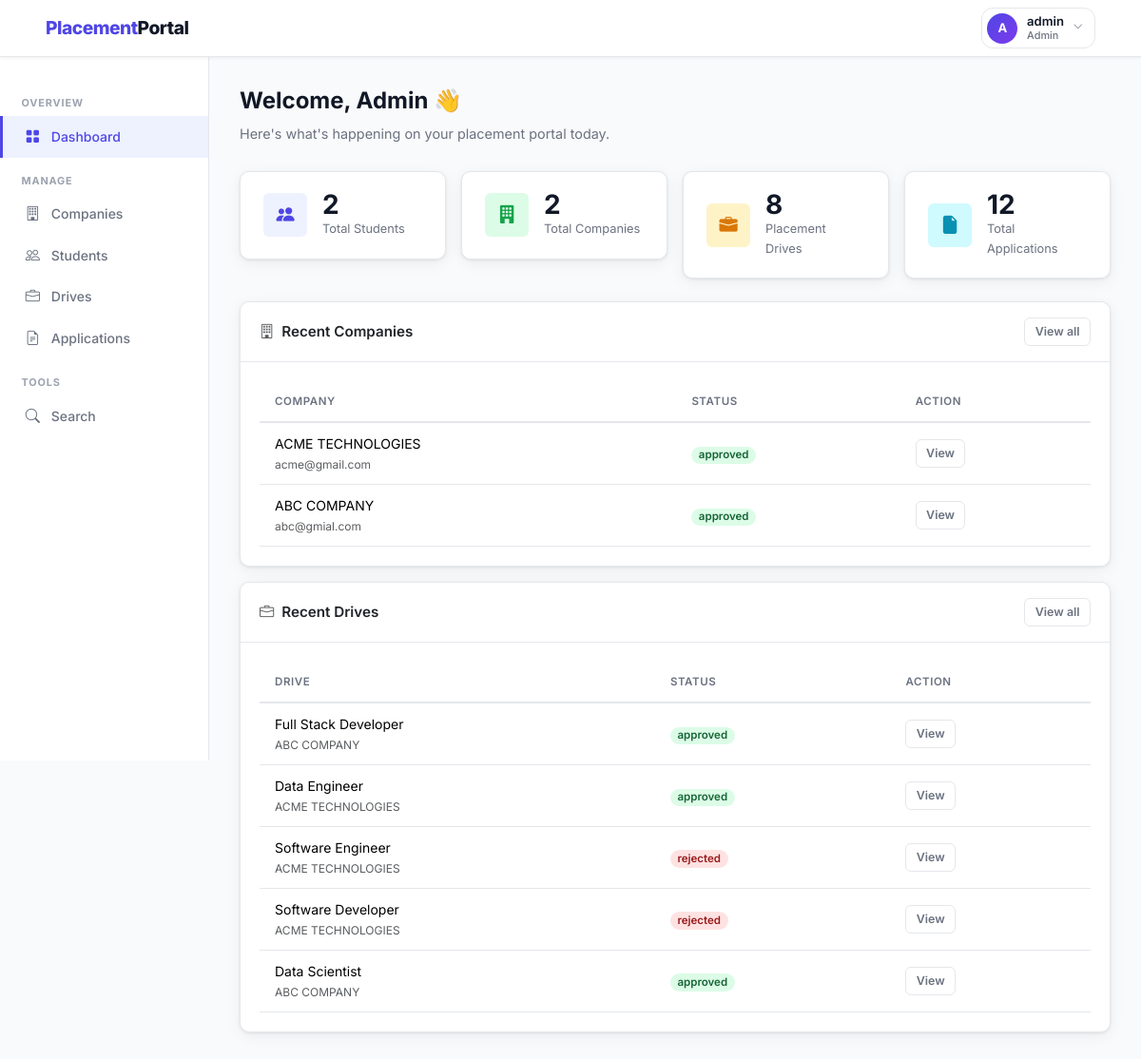
/admin/dashboard (signed in), run on an earlier commit of the app's database.
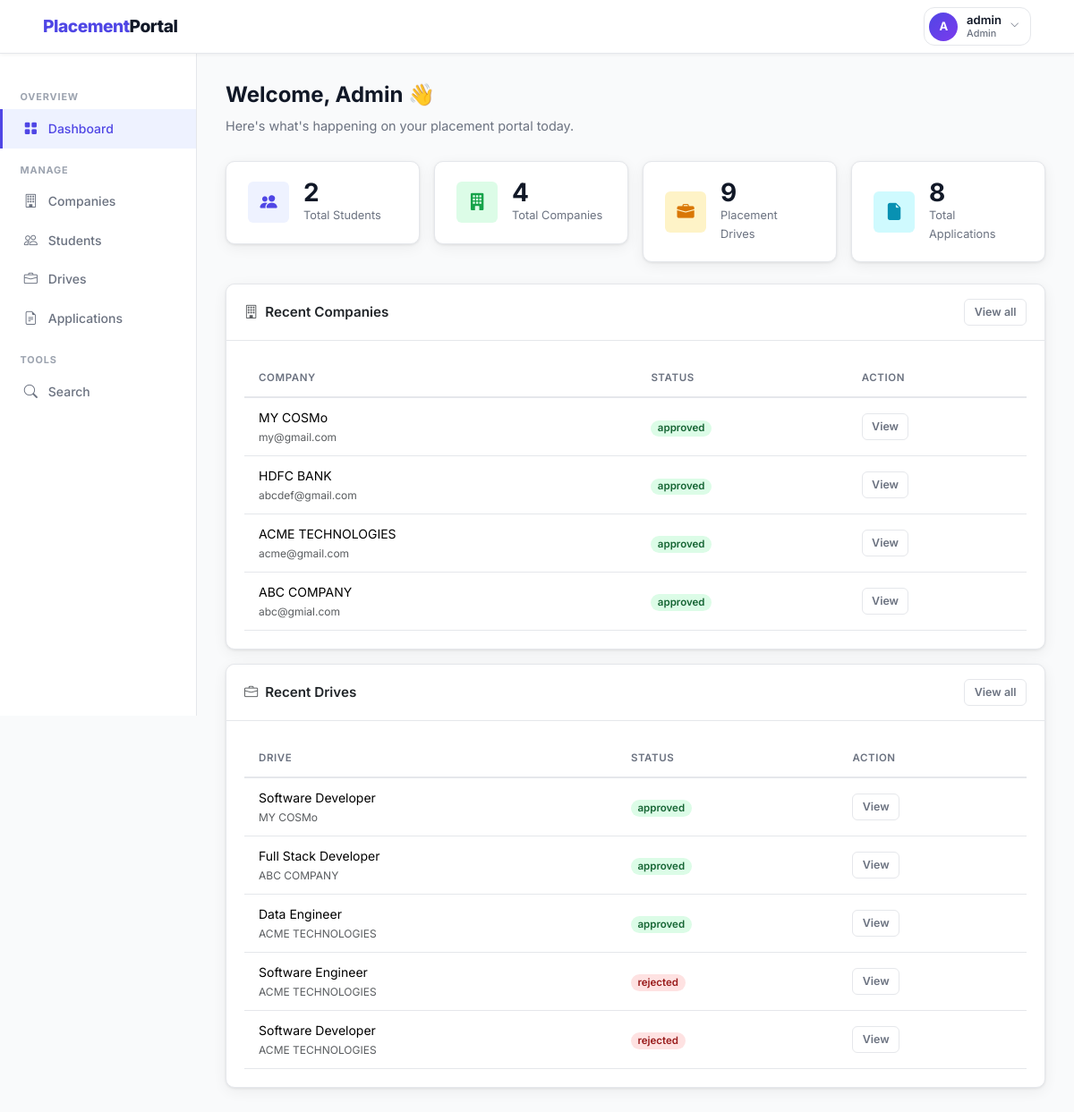
And on a later commit of the database.
### backend/models.py (models this page shows, shortened)
class Company(db.Model):
    __tablename__ = 'company'
    id = db.Column(db.Integer, primary_key=True)
    company_name = db.Column(db.String(150), nullable=False)
    email = db.Column(db.String(120), unique=True, nullable=False)
    password_hash = db.Column(db.String(256), nullable=False)
    hr_contact = db.Column(db.String(100))
    phone = db.Column(db.String(20))
    website = db.Column(db.String(200))
    description = db.Column(db.Text)
    approval_status = db.Column(db.String(20), default='pending')
    registered_at = db.Column(db.DateTime, default=datetime.utcnow)
    drives = db.relationship('PlacementDrive', backref='company', lazy=True,
                             cascade='all, delete-orphan')

class PlacementDrive(db.Model):
    __tablename__ = 'placement_drive'
    id = db.Column(db.Integer, primary_key=True)
    company_id = db.Column(db.Integer, db.ForeignKey('company.id'), nullable=False)
    job_title = db.Column(db.String(150), nullable=False)
    job_description = db.Column(db.Text, nullable=False)
    eligibility_criteria = db.Column(db.Text)
    location = db.Column(db.String(100))
    salary_package = db.Column(db.String(100))
    application_deadline = db.Column(db.Date, nullable=False)
    status = db.Column(db.String(20), default='pending')
    created_at = db.Column(db.DateTime, default=datetime.utcnow)
    applications = db.relationship('Application', backref='drive', lazy=True,
                                   cascade='all, delete-orphan')

### backend/routes.py (the view)
    @app.route('/admin/dashboard')
    @login_required('admin')
    def admin_dashboard():
        stats = {
            'total_students'    : Student.query.count(),
            'total_companies'   : Company.query.count(),
            'total_drives'      : PlacementDrive.query.count(),
            'total_applications': Application.query.count(),
            'pending_companies' : Company.query.filter_by(approval_status='pending').count(),
            'pending_drives'    : PlacementDrive.query.filter_by(status='pending').count(),
        }
        recent_companies = Company.query.order_by(Company.registered_at.desc()).limit(5).all()
        recent_drives    = PlacementDrive.query.order_by(PlacementDrive.created_at.desc()).limit(5).all()
        return render_template('admin/dashboard.html',
                               stats=stats,
                               recent_companies=recent_companies,
                               recent_drives=recent_drives)

### backend/routes.py (called while the page is built)
def login_required(role):
    def decorator(f):
        @wraps(f)
        def decorated_function(*args, **kwargs):
            if 'user_id' not in session:
                flash('Please log in to continue.', 'warning')
                return redirect(url_for('auth_login', role=role))
            if session.get('role') != role:
                flash('You do not have permission to view that page.', 'danger')
                return redirect(url_for('home'))
            return f(*args, **kwargs)
        return decorated_function
    return decorator

### templates/admin/dashboard.html (shortened to what the changed rows need)
{% extends 'layout_dashboard.html' %}
{% block content %}
<div class="page-header">
  <h1>Welcome, Admin 👋</h1>
</div>
<div class="row g-3 mb-4">
  <div class="col-sm-6 col-xl-3">
    <div class="stat-card">
      <div>
        <div class="stat-value">{{ stats.total_companies }}</div>
        <div class="stat-label">Total Companies</div>
      </div>
    </div>
  </div>
  <div class="col-sm-6 col-xl-3">
    <div class="stat-card">
      <div>
        <div class="stat-value">{{ stats.total_drives }}</div>
        <div class="stat-label">Placement Drives</div>
      </div>
    </div>
  </div>
  <div class="col-sm-6 col-xl-3">
    <div class="stat-card">
      <div>
        <div class="stat-value">{{ stats.total_applications }}</div>
        <div class="stat-label">Total Applications</div>
      </div>
    </div>
  </div>
</div>
<div class="row g-3">
  <div class="col-md-12">
    <div class="card">
      <div class="card-body p-0">
        {% if recent_companies %}
        <table class="table mb-0">
          <thead>
            <tr>
              <th>Company</th>
              <th>Status</th>
              <th>Action</th>
            </tr>
          </thead>
          <tbody>
            {% for c in recent_companies %}
            <tr>
              <td>
                <div class="fw-600">{{ c.company_name }}</div>
                <div class="text-muted" style="font-size:.75rem;">{{ c.email }}</div>
              </td>
              <td>
                <span class="badge badge-{{ c.approval_status }}">{{ c.approval_status }}</span>
              </td>
              <td>
                {% if c.approval_status == 'pending' %}
                  <a href="{{ url_for('admin_approve_company', company_id=c.id) }}"
                     class="btn btn-success btn-sm">Approve</a>
                  <a href="{{ url_for('admin_reject_company', company_id=c.id) }}"
                     class="btn btn-danger btn-sm ms-1">Reject</a>
                {% else %}
                  <a href="{{ url_for('admin_company_detail', company_id=c.id) }}"
                     class="btn btn-outline-secondary btn-sm">View</a>
                {% endif %}
              </td>
            </tr>
            {% endfor %}
          </tbody>
        </table>
        {% else %}
          <div class="empty-state"><i class="bi bi-building"></i><p>No companies registered yet.</p></div>
        {% endif %}
      </div>
    </div>
  </div>
  <div class="col-md-12">
    <div class="card">
      <div class="card-body p-0">
        {% if recent_drives %}
        <table class="table mb-0">
          <thead>
            <tr>
              <th>Drive</th>
              <th>Status</th>
              <th>Action</th>
            </tr>
          </thead>
          <tbody>
            {% for d in recent_drives %}
            <tr>
              <td>
                <div class="fw-600">{{ d.job_title }}</div>
                <div class="text-muted" style="font-size:.75rem;">{{ d.company.company_name }}</div>
              </td>
              <td>
                <span class="badge badge-{{ d.status }}">{{ d.status }}</span>
              </td>
              <td>
                {% if d.status == 'pending' %}
                  <a href="{{ url_for('admin_approve_drive', drive_id=d.id) }}"
                     class="btn btn-success btn-sm">Approve</a>
                  <a href="{{ url_for('admin_reject_drive', drive_id=d.id) }}"
                     class="btn btn-danger btn-sm ms-1">Reject</a>
                {% else %}
                  <a href="{{ url_for('admin_drive_detail', drive_id=d.id) }}"
                     class="btn btn-outline-secondary btn-sm">View</a>
                {% endif %}
              </td>
            </tr>
            {% endfor %}
          </tbody>
        </table>
        {% else %}
          <div class="empty-state"><i class="bi bi-briefcase"></i><p>No drives created yet.</p></div>
        {% endif %}
      </div>
    </div>
  </div>
</div>
{% endblock %}

What changed in the data, as far as the page shows it:
no longer on this page (row unchanged): PlacementDrive: job_title "Data Scientist", company.company_name "ABC COMPANY", status "approved"
added Company: company_name "MY COSMo", email "my@gmail.com", approval_status "approved"
added Company: company_name "HDFC BANK", email "abcdef@gmail.com", approval_status "approved"
added PlacementDrive: job_title "Software Developer", company.company_name "MY COSMo", status "approved"
Also different on the page:
{{ stats.total_companies }}: "2" → "4"
{{ stats.total_drives }}: "8" → "9"
{{ stats.total_applications }}: "12" → "8"
